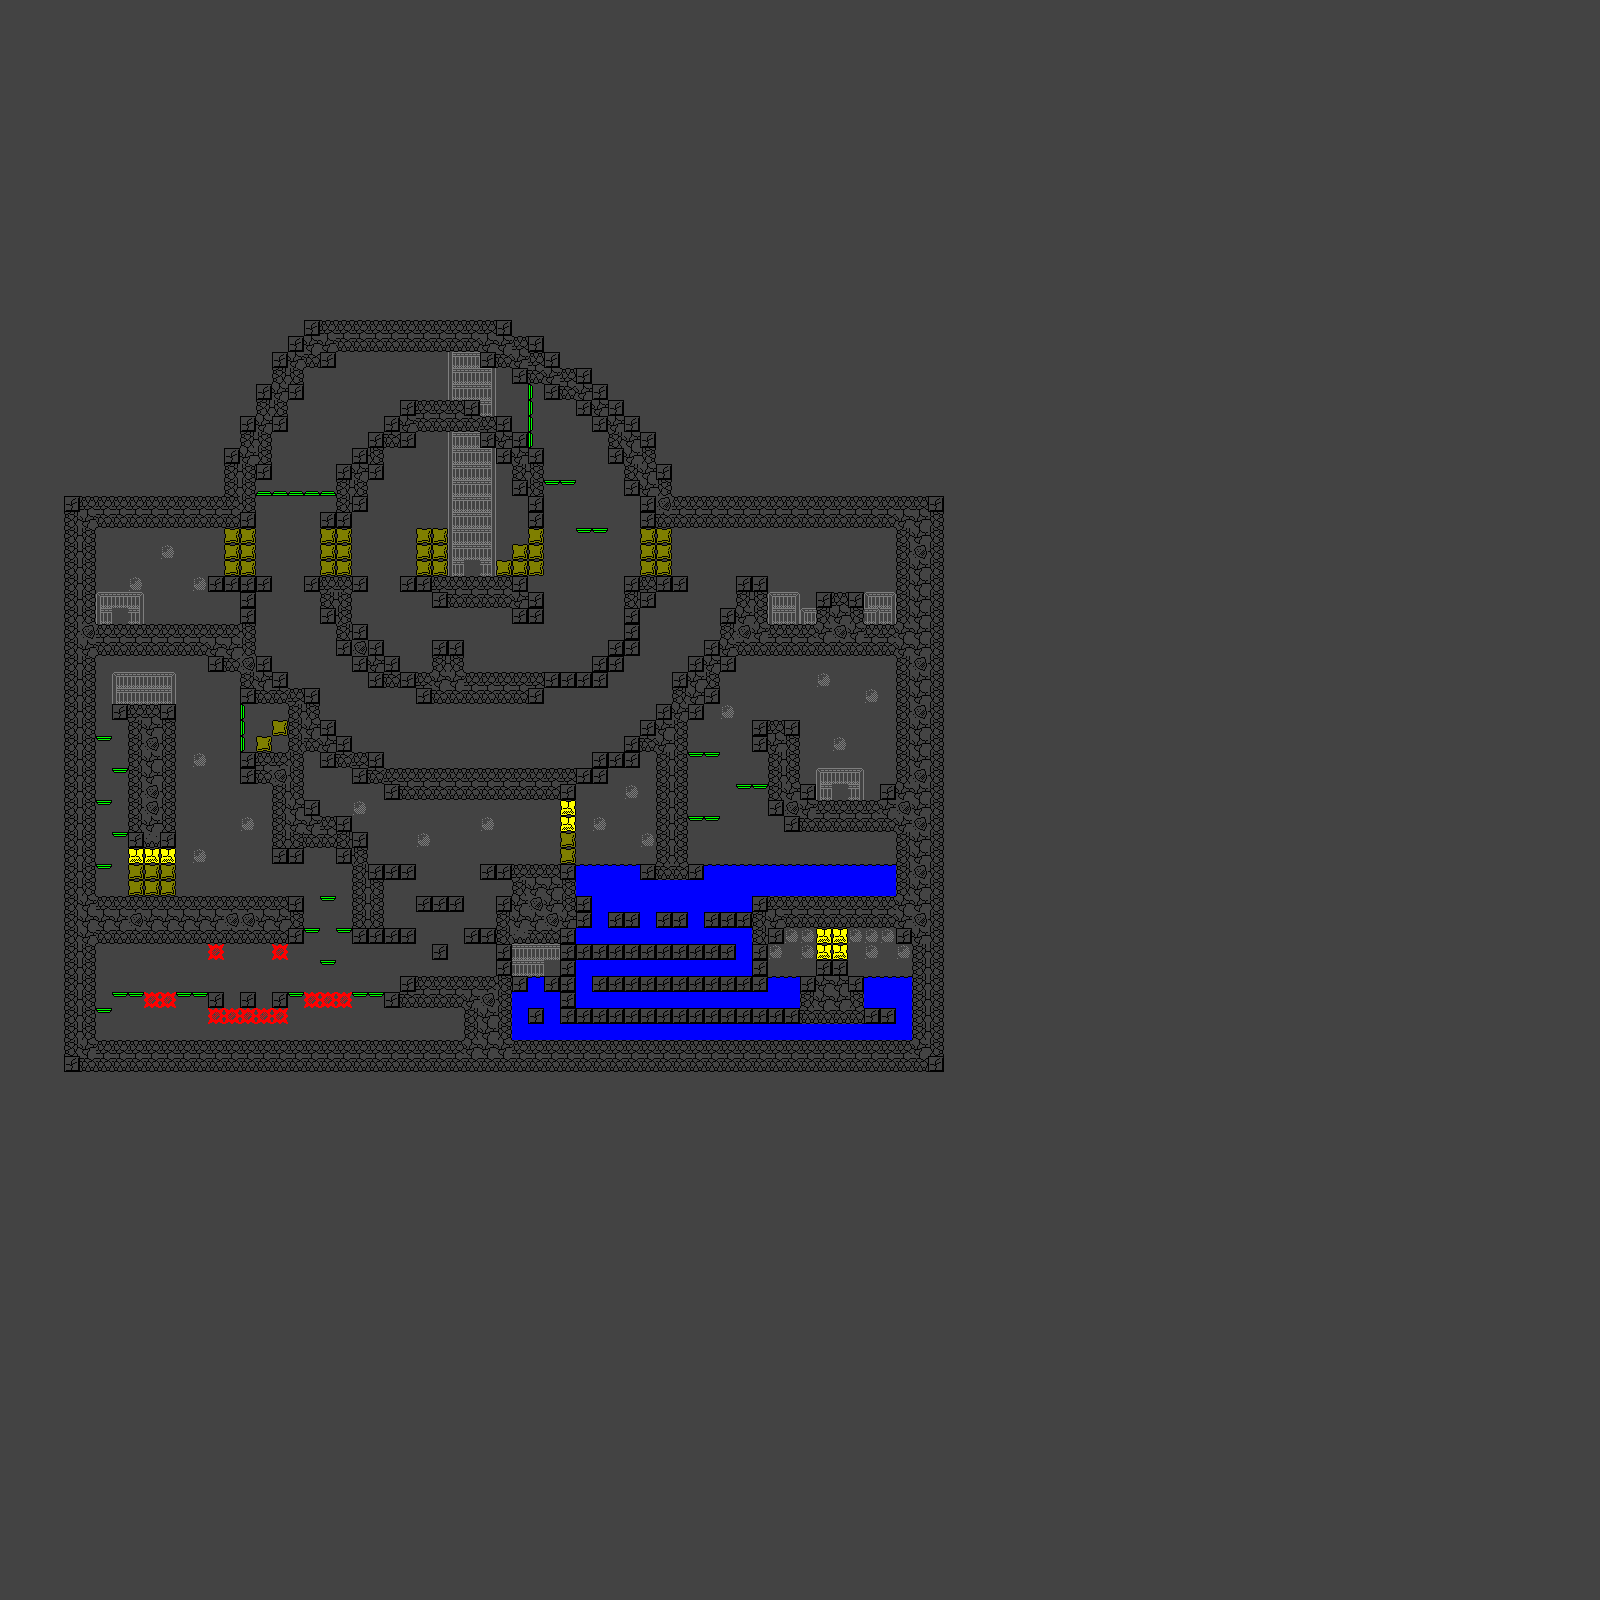

A level layout from a 2D game, rendered from its tile map. Below: a short description, then the map file with tile-grid data replaced by summaries:
An orthogonal 100x100 tile map with 16x16 px tiles, 2 tile layers (__WALLPAPER, tile_mine), 8 hidden layers not drawn, 3 tilesets and 212 objects.

<map version="1.0" orientation="orthogonal" renderorder="right-down" width="100" height="100" tilewidth="16" tileheight="16" nextobjectid="213">
 <tileset firstgid="1" name="minetale-bg" tilewidth="16" tileheight="16" tilecount="50">
  <image source="../../tapes/minetale/minetale-bg.png" width="80" height="160" />
  <tile id="0">
   <properties>
    <property name="#stencil" value="#" />
    <property name="type" value="[&quot;colored&quot;,&quot;wall&quot;,&quot;block&quot;]" />
    <property name="zIndex" value="2" />
   </properties>
  </tile>
  <tile id="1">
   <properties>
    <property name="#like" value="#" />
    <property name="#stencil" value="q" />
   </properties>
  </tile>
  <tile id="2">
   <properties>
    <property name="#like" value="#" />
    <property name="#stencil" value="w" />
   </properties>
  </tile>
  <tile id="3">
   <properties>
    <property name="#like" value="#" />
    <property name="#stencil" value="e" />
   </properties>
  </tile>
  <tile id="4">
   <properties>
    <property name="#like" value="#" />
    <property name="#stencil" value="r" />
   </properties>
  </tile>
  <tile id="5">
   <properties>
    <property name="#stencil" value="@" />
    <property name="type" value="&quot;colored&quot;" />
   </properties>
  </tile>
  <tile id="6">
   <properties>
    <property name="#like" value="#" />
    <property name="#stencil" value="t" />
   </properties>
  </tile>
  <tile id="7">
   <properties>
    <property name="#like" value="#" />
    <property name="#stencil" value="y" />
   </properties>
  </tile>
  <tile id="8">
   <properties>
    <property name="#like" value="#" />
    <property name="#stencil" value="u" />
   </properties>
  </tile>
  <tile id="9">
   <properties>
    <property name="#like" value="#" />
    <property name="#stencil" value="i" />
   </properties>
  </tile>
  <tile id="10">
   <properties>
    <property name="#like" value="@" />
    <property name="#stencil" value="$" />
   </properties>
  </tile>
  <tile id="11">
   <properties>
    <property name="#stencil" value="-" />
    <property name="type" value="&quot;onlytop&quot;" />
   </properties>
  </tile>
  <tile id="12">
   <properties>
    <property name="#stencil" value=")" />
    <property name="type" value="&quot;onlyright&quot;" />
   </properties>
  </tile>
  <tile id="13">
   <properties>
    <property name="#stencil" value="(" />
    <property name="type" value="&quot;onlyleft&quot;" />
   </properties>
  </tile>
  <tile id="14">
   <properties>
    <property name="#stencil" value="_" />
    <property name="type" value="&quot;onlybottom&quot;" />
   </properties>
  </tile>
  <tile id="15">
   <properties>
    <property name="#like" value="@" />
    <property name="#stencil" value="&amp;" />
   </properties>
  </tile>
  <tile id="16">
   <properties>
    <property name="#stencil" value="d" />
    <property name="type" value="[&quot;wall&quot;,&quot;block&quot;,&quot;shootable&quot;]" />
   </properties>
  </tile>
  <tile id="17">
   <properties>
    <property name="#stencil" value="*" />
    <property name="damage" value="1" />
    <property name="damageXp" value="1000" />
    <property name="type" value="[&quot;damaging&quot;,&quot;block&quot;]" />
   </properties>
  </tile>
  <tile id="18">
   <properties>
    <property name="#stencil" value="f" />
    <property name="type" value="[&quot;wall&quot;,&quot;block&quot;,&quot;bombable&quot;]" />
   </properties>
  </tile>
  <tile id="19">
   <properties>
    <property name="#stencil" value="switchWall" />
   </properties>
  </tile>
  <tile id="20">
   <properties>
    <property name="#like" value="#" />
    <property name="#stencil" value="V" />
   </properties>
  </tile>
  <tile id="21">
   <properties>
    <property name="#like" value="#" />
    <property name="#stencil" value="o" />
   </properties>
  </tile>
  <tile id="22">
   <properties>
    <property name="#like" value="#" />
    <property name="#stencil" value="p" />
   </properties>
  </tile>
  <tile id="23">
   <properties>
    <property name="#like" value="#" />
    <property name="#stencil" value="a" />
   </properties>
  </tile>
  <tile id="24">
   <properties>
    <property name="#like" value="#" />
    <property name="#stencil" value="s" />
   </properties>
  </tile>
  <tile id="25">
   <properties>
    <property name="#like" value="Q" />
    <property name="#stencil" value="T" />
   </properties>
  </tile>
  <tile id="26">
   <properties>
    <property name="#stencil" value="Q" />
    <property name="zIndex" value="4" />
   </properties>
  </tile>
  <tile id="27">
   <properties>
    <property name="#like" value="Q" />
    <property name="#stencil" value="W" />
   </properties>
  </tile>
  <tile id="28">
   <properties>
    <property name="#like" value="Q" />
    <property name="#stencil" value="E" />
   </properties>
  </tile>
  <tile id="29">
   <properties>
    <property name="#like" value="Q" />
    <property name="#stencil" value="R" />
   </properties>
  </tile>
  <tile id="30">
   <properties>
    <property name="#stencil" value="Y" />
   </properties>
  </tile>
  <tile id="31">
   <properties>
    <property name="#stencil" value="S" />
   </properties>
  </tile>
  <tile id="32">
   <properties>
    <property name="#like" value="S" />
    <property name="#stencil" value="D" />
   </properties>
  </tile>
  <tile id="33">
   <properties>
    <property name="#like" value="S" />
    <property name="#stencil" value="F" />
   </properties>
  </tile>
  <tile id="34">
   <properties>
    <property name="#like" value="S" />
    <property name="#stencil" value="G" />
   </properties>
  </tile>
  <tile id="35">
   <properties>
    <property name="#stencil" value="H" />
   </properties>
  </tile>
  <tile id="36">
   <properties>
    <property name="#frames" value="3" />
    <property name="#like" value="~" />
    <property name="#stencil" value=":" />
   </properties>
  </tile>
  <tile id="39">
   <properties>
    <property name="#stencil" value="~" />
    <property name="type" value="&quot;water&quot;" />
   </properties>
  </tile>
  <tile id="40">
   <properties>
    <property name="#stencil" value="U" />
   </properties>
  </tile>
  <tile id="41">
   <properties>
    <property name="#frames" value="3" />
    <property name="#like" value="!" />
    <property name="#stencil" value="|" />
   </properties>
  </tile>
  <tile id="44">
   <properties>
    <property name="#stencil" value="!" />
    <property name="damage" value="1" />
    <property name="damageXp" value="1000" />
    <property name="type" value="&quot;lava&quot;" />
   </properties>
  </tile>
  <tile id="45">
   <properties>
    <property name="#stencil" value="I" />
   </properties>
  </tile>
  <tile id="46">
   <properties>
    <property name="#stencil" value="O" />
   </properties>
  </tile>
  <tile id="47">
   <properties>
    <property name="#stencil" value="P" />
   </properties>
  </tile>
  <tile id="48">
   <properties>
    <property name="#stencil" value="M" />
   </properties>
  </tile>
  <tile id="49">
   <properties>
    <property name="#stencil" value="N" />
   </properties>
  </tile>
 </tileset>
 <tileset firstgid="51" name="sprites" tilewidth="16" tileheight="16" tilecount="1600">
  <image source="../../tapes/default/sprites.png" width="640" height="640" />
  <tile id="406">
   <properties>
    <property name="#stencil" value="switch" />
   </properties>
  </tile>
  <tile id="408">
   <properties>
    <property name="#stencil" value="bonusKey" />
   </properties>
  </tile>
  <tile id="410">
   <properties>
    <property name="#stencil" value="bonusBomb" />
   </properties>
  </tile>
  <tile id="415">
   <properties>
    <property name="#stencil" value="savePoint" />
   </properties>
  </tile>
  <tile id="417">
   <properties>
    <property name="#stencil" value="door" />
   </properties>
  </tile>
  <tile id="419">
   <properties>
    <property name="#stencil" value="bonusGun" />
   </properties>
  </tile>
  <tile id="420">
   <properties>
    <property name="#stencil" value="bonusOxygen" />
   </properties>
  </tile>
  <tile id="421">
   <properties>
    <property name="#stencil" value="bonusSpring" />
   </properties>
  </tile>
  <tile id="480">
   <properties>
    <property name="#stencil" value="foeGreenSlime" />
   </properties>
  </tile>
  <tile id="483">
   <properties>
    <property name="#stencil" value="foeRedSlime" />
   </properties>
  </tile>
  <tile id="489">
   <properties>
    <property name="#stencil" value="foeBat" />
   </properties>
  </tile>
  <tile id="526">
   <properties>
    <property name="#stencil" value="foeOcto" />
   </properties>
  </tile>
  <tile id="566">
   <properties>
    <property name="#stencil" value="foeStatue" />
   </properties>
  </tile>
  <tile id="600">
   <properties>
    <property name="#stencil" value="player" />
   </properties>
  </tile>
  <tile id="640">
   <properties>
    <property name="#stencil" value="npcSign" />
   </properties>
  </tile>
  <tile id="641">
   <properties>
    <property name="#stencil" value="npcGuy" />
   </properties>
  </tile>
  <tile id="642">
   <properties>
    <property name="#stencil" value="npcGirl" />
   </properties>
  </tile>
  <tile id="643">
   <properties>
    <property name="#stencil" value="npcElder" />
   </properties>
  </tile>
 </tileset>
 <tileset firstgid="1651" name="__wallpaper" tilewidth="16" tileheight="16" tilecount="1">
  <image source="gray-wallpaper.png" width="16" height="16" />
 </tileset>
 <layer name="__WALLPAPER" width="100" height="100">
  <data>[10000 cells, 10000 non-empty, 1 distinct tile ids]</data>
 </layer>
 <objectgroup name="scene_lift" visible="0">
  <properties>
   <property name="#stencil" value="stencil_lift" />
   <property name="#tile" value="tile_lift" />
   <property name="execute" value="{&quot;_&quot;:[&quot;stencil&quot;,&quot;stageInitialize&quot;]}" />
   <property name="tileColor" value="&quot;#7f0000&quot;" />
   <property name="titleLabel" value="&quot;Lift&quot;" />
  </properties>
 </objectgroup>
 <objectgroup name="stencil_lift" visible="0">
  <properties>
   <property name="#crop" value="tile_lift" />
  </properties>
  <object id="1" gid="457" x="64" y="80" width="16" height="16">
   <properties>
    <property name="checkVariable" value="&quot;boss1&quot;" />
   </properties>
  </object>
  <object id="2" gid="20" x="624" y="144" width="16" height="16">
   <properties>
    <property name="checkVariable" value="&quot;boss1&quot;" />
   </properties>
  </object>
  <object id="3" gid="457" x="672" y="144" width="16" height="16">
   <properties>
    <property name="checkVariable" value="&quot;boss2&quot;" />
   </properties>
  </object>
  <object id="4" gid="20" x="112" y="144" width="16" height="16">
   <properties>
    <property name="checkVariable" value="&quot;boss2&quot;" />
   </properties>
  </object>
  <object id="5" gid="457" x="64" y="144" width="16" height="16">
   <properties>
    <property name="checkVariable" value="&quot;boss3&quot;" />
   </properties>
  </object>
  <object id="6" gid="20" x="624" y="80" width="16" height="16">
   <properties>
    <property name="checkVariable" value="&quot;boss3&quot;" />
   </properties>
  </object>
  <object id="7" gid="457" x="672" y="80" width="16" height="16">
   <properties>
    <property name="checkVariable" value="&quot;boss4&quot;" />
   </properties>
  </object>
  <object id="8" gid="20" x="112" y="112" width="16" height="16">
   <properties>
    <property name="checkVariable" value="&quot;boss4&quot;" />
   </properties>
  </object>
  <object id="9" gid="457" x="64" y="112" width="16" height="16">
   <properties>
    <property name="checkVariable" value="&quot;boss5&quot;" />
   </properties>
  </object>
  <object id="10" gid="20" x="624" y="112" width="16" height="16">
   <properties>
    <property name="checkVariable" value="&quot;boss5&quot;" />
   </properties>
  </object>
  <object id="11" gid="457" x="672" y="112" width="16" height="16">
   <properties>
    <property name="checkVariable" value="&quot;bossEnd&quot;" />
   </properties>
  </object>
  <object id="12" gid="468" x="368" y="176" width="16" height="16">
   <properties>
    <property name="checkVariable" value="&quot;bossEnd&quot;" />
    <property name="spawnPoint" value="&quot;doorEntrance&quot;" />
    <property name="spawnScene" value="&quot;epilogue&quot;" />
   </properties>
  </object>
  <object id="13" gid="468" x="32" y="32" width="16" height="16">
   <properties>
    <property name="type" value="&quot;doorEntrance&quot;" />
   </properties>
  </object>
  <object id="14" gid="531" x="624" y="48" width="16" height="16" />
  <object id="15" gid="531" x="112" y="48" width="16" height="16" />
  <object id="16" gid="466" x="64" y="48" width="16" height="16">
   <properties>
    <property name="spawnPoint" value="&quot;checkpointLift&quot;" />
    <property name="type" value="&quot;checkpointLift&quot;" />
   </properties>
  </object>
  <object id="17" gid="531" x="608" y="272" width="16" height="16" />
  <object id="18" gid="531" x="128" y="272" width="16" height="16" />
  <object id="19" gid="531" x="96" y="272" width="16" height="16" />
  </objectgroup>
 <layer name="tile_lift" width="100" height="100" visible="0">
  <properties>
   <property name="#crop" value="1" />
  </properties>
  <data>[10000 cells, 526 non-empty, 10 distinct tile ids]</data>
 </layer>
 <objectgroup name="scene_lake" visible="0">
  <properties>
   <property name="#stencil" value="stencil_lake" />
   <property name="#tile" value="tile_lake" />
   <property name="execute" value="{&quot;_&quot;:[&quot;stencil&quot;,&quot;stageInitialize&quot;]}" />
   <property name="tileColor" value="&quot;#7f7f00&quot;" />
   <property name="titleLabel" value="&quot;Lake&quot;" />
  </properties>
 </objectgroup>
 <layer name="tile_lake" width="100" height="100" visible="0">
  <properties>
   <property name="#crop" value="1" />
  </properties>
  <data>[10000 cells, 1055 non-empty, 22 distinct tile ids]</data>
 </layer>
 <objectgroup name="stencil_lake" visible="0">
  <properties>
   <property name="#crop" value="tile_lake" />
  </properties>
  <!-- 27 objects omitted --></objectgroup>
 <objectgroup name="scene_mine">
  <properties>
   <property name="#stencil" value="stencil_mine" />
   <property name="#tile" value="tile_mine" />
   <property name="execute" value="{&quot;_&quot;:[&quot;stencil&quot;,&quot;stageInitialize&quot;]}" />
   <property name="tileColor" value="&quot;#7f7f7f&quot;" />
   <property name="titleLabel" value="&quot;Mine&quot;" />
  </properties>
 </objectgroup>
 <layer name="tile_mine" width="100" height="100">
  <properties>
   <property name="#crop" value="1" />
  </properties>
  <data>[10000 cells, 1280 non-empty, 22 distinct tile ids]</data>
 </layer>
 <objectgroup name="stencil_mine">
  <properties>
   <property name="#crop" value="tile_mine" />
  </properties>
  <!-- 35 objects omitted --></objectgroup>
 <objectgroup name="scene_storage" visible="0">
  <properties>
   <property name="#stencil" value="stencil_storage" />
   <property name="#tile" value="tile_storage" />
   <property name="execute" value="{&quot;_&quot;:[&quot;stencil&quot;,&quot;stageInitialize&quot;]}" />
   <property name="tileColor" value="&quot;#007f7f&quot;" />
   <property name="titleLabel" value="&quot;Storage Room&quot;" />
  </properties>
 </objectgroup>
 <objectgroup name="stencil_storage" visible="0">
  <properties>
   <property name="#crop" value="tile_storage" />
  </properties>
  <!-- 2 objects omitted --></objectgroup>
 <layer name="tile_storage" width="100" height="100" visible="0">
  <properties>
   <property name="#crop" value="1" />
  </properties>
  <data>[10000 cells, 140 non-empty, 6 distinct tile ids]</data>
 </layer>
 <objectgroup name="scene_corridor" visible="0">
  <properties>
   <property name="#stencil" value="stencil_corridor" />
   <property name="#tile" value="tile_corridor" />
   <property name="execute" value="{&quot;_&quot;:[&quot;stencil&quot;,&quot;stageInitialize&quot;]}" />
   <property name="tileColor" value="&quot;#007f7f&quot;" />
   <property name="titleLabel" value="&quot;Corridor&quot;" />
  </properties>
 </objectgroup>
 <objectgroup name="stencil_corridor" visible="0">
  <properties>
   <property name="#crop" value="tile_corridor" />
  </properties>
  <!-- 25 objects omitted --></objectgroup>
 <layer name="tile_corridor" width="100" height="100" visible="0">
  <properties>
   <property name="#crop" value="1" />
  </properties>
  <data>[10000 cells, 585 non-empty, 13 distinct tile ids]</data>
 </layer>
 <objectgroup name="scene_village" visible="0">
  <properties>
   <property name="#stencil" value="stencil_village" />
   <property name="#tile" value="tile_village" />
   <property name="execute" value="{&quot;_&quot;:[&quot;stencil&quot;,&quot;stageInitialize&quot;]}" />
   <property name="tileColor" value="&quot;#0000ff&quot;" />
   <property name="titleLabel" value="&quot;Village&quot;" />
  </properties>
 </objectgroup>
 <objectgroup name="stencil_village" visible="0">
  <properties>
   <property name="#crop" value="tile_village" />
  </properties>
  <!-- 60 objects omitted --></objectgroup>
 <layer name="tile_village" width="100" height="100" visible="0">
  <properties>
   <property name="#crop" value="1" />
  </properties>
  <data>[10000 cells, 1872 non-empty, 24 distinct tile ids]</data>
 </layer>
 <objectgroup name="scene_entrance" visible="0">
  <properties>
   <property name="#stencil" value="stencil_entrance" />
   <property name="#tile" value="tile_entrance" />
   <property name="execute" value="{&quot;_&quot;:[&quot;stencil&quot;,&quot;stageInitialize&quot;]}" />
   <property name="tileColor" value="&quot;#7f0000&quot;" />
   <property name="titleLabel" value="&quot;Entrance&quot;" />
  </properties>
 </objectgroup>
 <objectgroup name="stencil_entrance" visible="0">
  <properties>
   <property name="#crop" value="tile_entrance" />
  </properties>
  <!-- 15 objects omitted --></objectgroup>
 <layer name="tile_entrance" width="100" height="100" visible="0">
  <properties>
   <property name="#crop" value="1" />
  </properties>
  <data>[10000 cells, 519 non-empty, 8 distinct tile ids]</data>
 </layer>
 <objectgroup name="scene_thefall" visible="0">
  <properties>
   <property name="#stencil" value="stencil_thefall" />
   <property name="#tile" value="tile_thefall" />
   <property name="execute" value="{&quot;_&quot;:[&quot;stencil&quot;,&quot;stageInitialize&quot;]}" />
   <property name="tileColor" value="&quot;#7f0000&quot;" />
   <property name="titleLabel" value="&quot;The Fall&quot;" />
  </properties>
 </objectgroup>
 <objectgroup name="stencil_thefall" visible="0">
  <properties>
   <property name="#crop" value="tile_thefall" />
  </properties>
  <!-- 3 objects omitted --></objectgroup>
 <layer name="tile_thefall" width="100" height="100" visible="0">
  <properties>
   <property name="#crop" value="1" />
  </properties>
  <data>[10000 cells, 303 non-empty, 8 distinct tile ids]</data>
 </layer>
 <objectgroup name="scene_ending" visible="0">
  <properties>
   <property name="#stencil" value="stencil_ending" />
   <property name="#tile" value="tile_ending" />
   <property name="execute" value="{&quot;_&quot;:[&quot;stencil&quot;,&quot;stageInitialize&quot;]}" />
   <property name="tileColor" value="&quot;#7f0000&quot;" />
  </properties>
 </objectgroup>
 <objectgroup name="stencil_ending" visible="0">
  <properties>
   <property name="#crop" value="tile_thefall" />
  </properties>
  <!-- 3 objects omitted --></objectgroup>
 <layer name="tile_ending" width="100" height="100" visible="0">
  <properties>
   <property name="#crop" value="1" />
  </properties>
  <data>[10000 cells, 335 non-empty, 9 distinct tile ids]</data>
 </layer>
 <objectgroup name="___SCREEN!" visible="0">
  <!-- 1 objects omitted --></objectgroup>
</map>
<!-- 193 of 212 objects omitted -->
